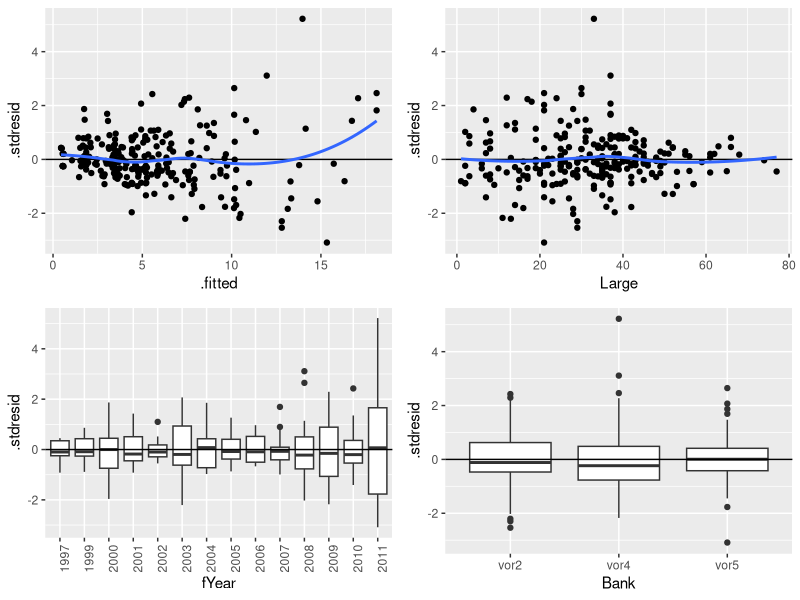

Recreate this plot in R. (Note: this script raises an error after producing the figure.)
#' title       : "Коррекция гетерогенности дисперсий"
#' subtitle: "Линейные модели..."
#' author: "Марина Варфоломеева, Вадим Хайтов"

#' ## Способы моделирования "поведения" дисперсии

#' ## Пример: Способствуют ли взрослые мидии притоку молоди?
#' Даные взяты из работы Khaitov, 2013
myt <- read.table("data/myt.csv", sep=";", header = TRUE)
head(myt, 12)
myt$Sq_Recruits <- sqrt(myt$Recruits)
myt$fYear <- factor(myt$Year)

#' ## Строим обычную регрессионную модель
mod_formula <- Sq_Recruits ~ Large + fYear + Bank + Large:fYear + Large:Bank
M1_lm <- lm(mod_formula, data = myt)

library(car)
Anova(M1_lm)

#' ## Диагностика модели

library(ggplot2)
library(gridExtra)
diag_M1_lm <- fortify(M1_lm)
Res_plot1 <- ggplot(diag_M1_lm, aes(x=.fitted, y = .stdresid)) + geom_point() + geom_hline(yintercept = 0) + geom_smooth(se = F)
Res_plot2 <- ggplot(diag_M1_lm, aes(x=Large, y = .stdresid)) + geom_point() + geom_hline(yintercept = 0)+ geom_smooth(se = F)
Res_plot3 <- ggplot(diag_M1_lm, aes(x=fYear, y = .stdresid)) + geom_boxplot() + geom_hline(yintercept = 0) + theme(axis.text.x = element_text(angle = 90))
Res_plot4 <- ggplot(diag_M1_lm, aes(x=Bank, y = .stdresid)) + geom_boxplot() + geom_hline(yintercept = 0)
grid.arrange(Res_plot1, Res_plot2, Res_plot3, Res_plot4, ncol = 2)


#' # Различные формы структуры дисперсии

library(nlme)
M1_gls <- gls(mod_formula, data = myt)

#' ## 1. Фиксированная структура дисперсии
M2_gls <- gls(mod_formula, data = myt, weights = varFixed( ~ Large))

AIC(M1_gls, M2_gls)


#' ## 2. Разные дисперсии для разных уровней категориальных предикторов
M3_gls <- gls(mod_formula, data = myt, weights = varIdent(form = ~1|fYear))

anova(M1_gls, M3_gls)

M3_gls2 <- gls(mod_formula, data = myt, weights = varIdent(form = ~1|Bank))

anova(M1_gls, M3_gls2)



#' ## 3. Степенная зависимость дисперсии от ковариаты
M4_gls <- gls(mod_formula, data = myt, weights = varPower(form = ~ Large))

summary(M4_gls)

M4_gls$modelStruct

#' ## Задание
#' Степенная зависимость дисперсии от ковариаты может учитывать и взаимодействие ковариаты дисперсии с категориальными предикторами
#' Напишите код, с помощью которого в модели будет учтена степенная зависимость  дисперсии от переменной `Large`, но разная для каждого уровня фактора `fYear`.  Аналогичный код напишите для фактора `Bank`
#' __Подсказка:__ Изучите справку по функции `varPower()`







#' ## 4. Экспоненциальная зависимость дисперсии от ковариаты
M7_gls <- gls(mod_formula, data = myt, weights = varExp(form = ~ Large))
M8_gls <- gls(mod_formula, data = myt, weights = varExp(form = ~ Large|fYear))
M9_gls <- gls(mod_formula, data = myt, weights = varExp(form = ~ Large|Bank))

M7_gls$modelStruct
M8_gls$modelStruct
M9_gls$modelStruct

#' ## 5. Усложненная степенная зависимость дисперсии от ковариаты

M10_gls <- gls(mod_formula, data = myt,
               weights = varConstPower(form = ~ Large))
#M11_gls <-gls(mod_formula, data = myt,
#               weights = varConstPower(form = ~ Large|fYear))
M12_gls <- gls(mod_formula, data = myt,
               weights = varConstPower(form = ~ Large|Bank))

M10_gls$modelStruct
M12_gls$modelStruct

#' ## 6. Комбинированная структура дисперсии
M13_gls <- gls(mod_formula, data = myt,
               weights = varComb(varIdent(form = ~ fYear),
                                 varPower(form = ~ Large)))
M14_gls <- gls(mod_formula, data = myt,
               weights = varComb(varIdent(form = ~ Bank),
                                 varPower(form = ~ Large)))
M15_gls <- gls(mod_formula, data = myt,
               weights = varComb(varIdent(form = ~ fYear),
                                 varExp(form = ~ Large)))
M16_gls <- gls(mod_formula, data = myt,
               weights = varComb(varIdent(form = ~ Bank),
                                 varExp(form = ~ Large)))

#' ## Задание
#' Найдите модель с наилучшей структурой дисперсии





#' ## Диагностика модели с оптимальной структурой дисперсии





#' ## Можно ли упростить модель?

M5_gls_ML <- update(M5_gls, method = "ML")
drop1(M5_gls_ML, test = "Chi")






#' ## Структура дисперсии может иметь определенный биологический смысл
dat <- data.frame(x = c(1997, 1999:2011),
                  y = as.vector(unlist(M5_gls$modelStruct)))
ggplot(dat, aes(x = x, y = y)) + geom_point() + xlab("Годы") + ylab("Delta")






#' # Моделирование структуры дисперсии при наличии группирующих (случайных) факторов
#' ## Пример: Рост крыс при разной диете
#' Пример взят из книги Pinheiro & Bates, 2000 (Hand and Crowder (1996))
#' Три группы крыс, содержались при разных условиях кормления 64 дня. Каждую крысу взвешивали с определнной периодичностью.
data("BodyWeight")
bw <- as.data.frame(BodyWeight)
head(bw, 14)


#' ## Задание
#' Постройте модель, которая дала бы ответ на вопрос, изменяется ли характер роста крыс в зависимости от типа диеты?








############## Самостоятельная работа################

# Вариант1
# Пользуясь данными из встроенного датасета Spruce (пакет nlme) постройте модель роста деревьев взависимости от времени


data("Spruce")

head(Spruce)






# Вариант2
# Пользуясь данными из встроенного датасета RatPupWeight (пакет nlme) выясните зависит ли вес новорожденных крысят от пола и количества детенышей в помете. Для простоты возьмите только контрольную группу крыс.

data(RatPupWeight)

head(RatPupWeight)








